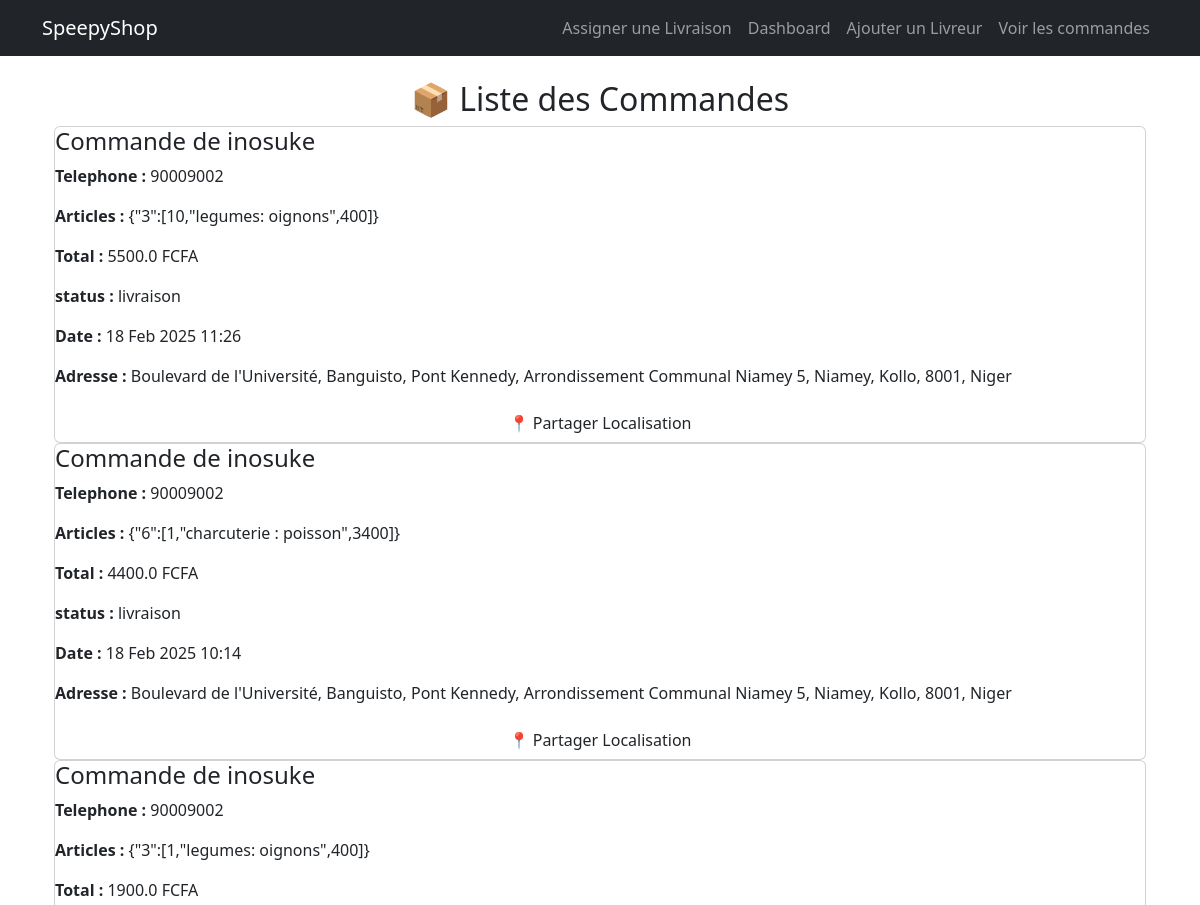
Before: /com (upper part) with the older database file.
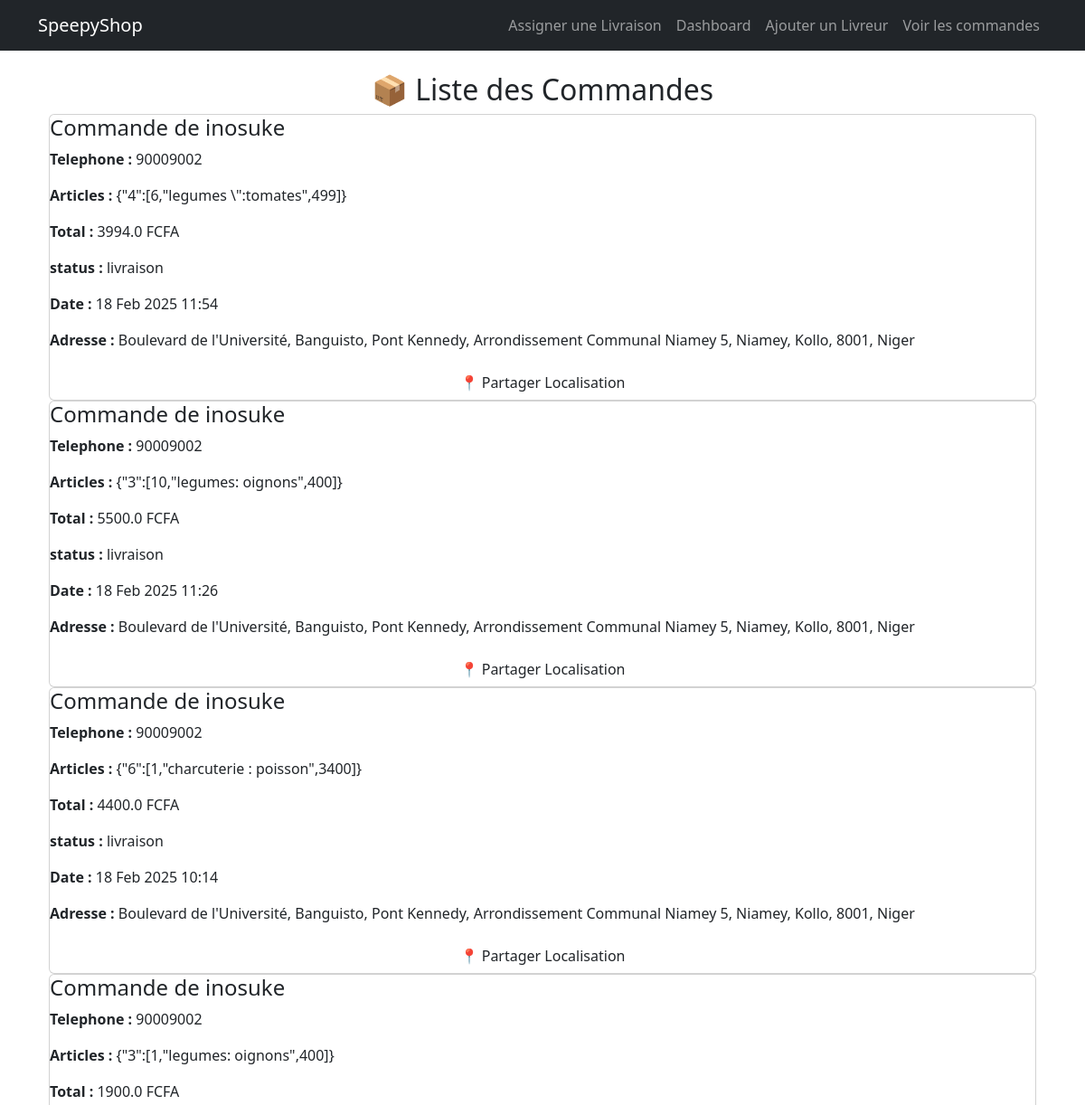
After: the same page with the newer database file.
### boutique/models.py (models this page shows, shortened)
class Commande(models.Model):
    user = models.ForeignKey(User, on_delete=models.CASCADE, null=True, blank=True)  # Association avec l'utilisateur
    items = models.CharField(max_length=300)
    total = models.CharField(max_length=200)
    date_commande = models.DateTimeField(auto_now_add=True)
    latitude = models.FloatField(null=True, blank=True)  # Champ pour la latitude
    longitude = models.FloatField(null=True, blank=True)  # Champ pour la longitude
    adresse = models.CharField(max_length=255, null=True, blank=True)  # Adresse optionnelle
    statu_choices = [
        ('Normale 1000 FCFA', 'Normale 1000 FCFA'),
        ('Express 1500 FCFA', 'Express 1500 FCFA'),
    ]
    statu = models.CharField(max_length=108, choices=statu_choices, default='Normale 1000 FCFA')
    class Meta:
        ordering = ['-date_commande']

### livraison/views.py (the view)
# urls.py: path('com', views.com , name='com')
def com(request):
    comm = Commande.objects.all().order_by('-date_commande')
    return render (request , 'com.html',{'com':comm})

### templates/com.html (shortened to what this page needs)
{% extends 'base.html' %}
{% load static %}
{% block content %}
<body>
    <div class="container">
        <h2 class="text-center">📦 Liste des Commandes</h2>
        {% for comm in com %}
        <div class="card">
            <h4>Commande de {{ comm.user.first_name }}</h4>
            <p><strong> Telephone :</strong> {{ comm.user.username }}</p>
            <p><strong>Articles :</strong> {{ comm.items }}</p>
            <p><strong>Total :</strong> {{ comm.total }} FCFA</p>
            <p><strong>status :</strong> livraison {{ comm.status }} </p>
            <p><strong>Date :</strong> {{ comm.date_commande|date:"d M Y H:i" }}</p>
            {% if comm.adresse %}
                <p><strong>Adresse :</strong> {{ comm.adresse }}</p>
            {% endif %}
            {% if comm.latitude and comm.longitude %}
                <a href="https://wa.me/?text=📍 Localisation de la commande : https://www.google.com/maps?q={{ comm.latitude }},{{ comm.longitude }}"
                   class="btn btn-whatsapp" target="_blank">
                    📍 Partager Localisation
                </a>
            {% else %}
                <p class="text-muted">Localisation non disponible</p>
            {% endif %}
        </div>
        {% empty %}
        <p class="text-center">Aucune commande trouvée.</p>
        <pre>{{ comm|safe }}</pre>
        {% endfor %}
    </div>
</body>
{% endblock %}

Changed rows visible on the page:
added Commande: user.first_name "inosuke", user.username "90009002", items "{\"4\":[6,\"legumes \\\":tomates\",499]}", total "3994.0", date_commande "18 Feb 2025 11:54", adresse "Boulevard de l'Université, Banguisto, Pont Kennedy, Arrondissement Communal Niamey 5, Niamey, Kollo, 8001, Niger"
